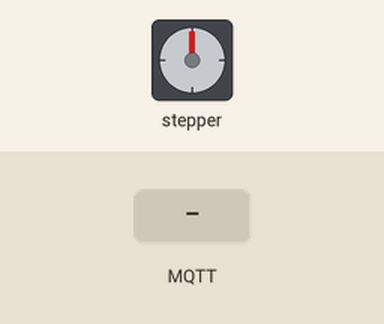
Bench run of a sketch on a simulated ESP8266 (NodeMCU). On the bench: stepper motor. Wiring (inferred from the names in the program): stepper motor driver (200 steps per turn assumed): step GPIO 2; direction GPIO 4; enable GPIO 5. The test bench sets the inputs (shaded band). WiFi joins after 1.5 s; servers stay silent unless stated; no MQTT or app messages arrive unless stated; what the sketch prints to the serial monitor is not drawn.

Above: at 2.7 s.
2.8 s: MQTT message "ON" arrives on the first subscribed topic
At 4.3 s:
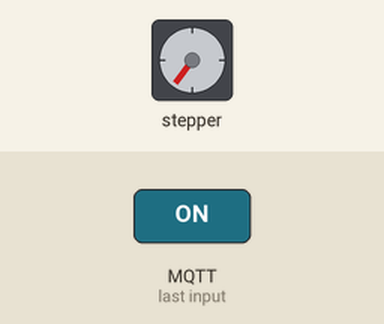
4.6 s: MQTT message "OFF" arrives on the first subscribed topic
At 5.8 s:
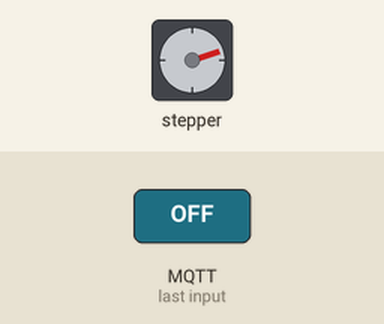
6.5 s: MQTT message "ON" arrives on the first subscribed topic
At 7.3 s:
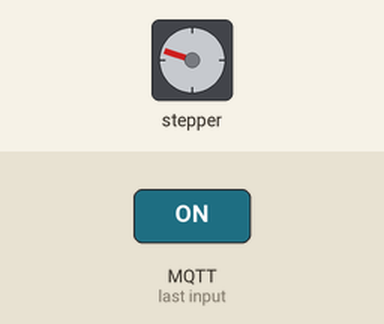
8.3 s: MQTT message "OFF" arrives on the first subscribed topic
At 9.8 s:
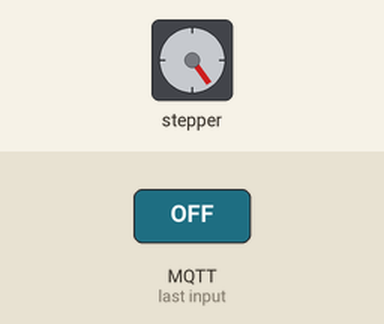
Timing chart, 0 to 11.2 s (numbered marks = the images above; inputs shaded):
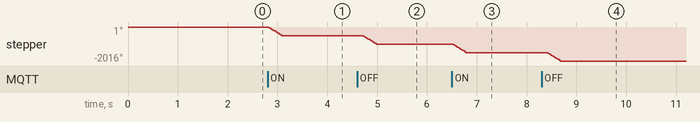

Measured:
- after the input at 2.8 s, stepper: turns 504° counter-clockwise in 0.28 s, starting at once
- after the input at 4.6 s, stepper: turns 504° counter-clockwise in 0.28 s, starting after 0.10 s
- after the input at 6.5 s, stepper: turns 504° counter-clockwise in 0.28 s, starting at once
- after the input at 8.3 s, stepper: turns 504° counter-clockwise in 0.28 s, starting after 0.10 s

The sketch:

StepMotor_Sky.ino
```cpp
#include <ESP8266WiFi.h>
#include <PubSubClient.h>

// 핀 설정 (DRV8825용)
const int dirPin = 4;   // DIR 핀 (GPIO 4)
const int stepPin = 2;  // 스텝 핀 (GPIO 2)
const int enablePin = 5; // ENABLE 핀 (GPIO5, D1)

// 한 바퀴당 스텝 수 (NEMA17 모터의 경우 200 스텝)
const float STEPS_PER_REV = 200;
const float NUM_OF_REVS = 1.4;  // 1.4바퀴
// 한 바퀴당 필요한 스텝 수
const float totalSteps = STEPS_PER_REV * NUM_OF_REVS;

// 모터 속도를 설정 (딜레이 값, 마이크로초)
const int stepDelay = 1000;  // 모터 속도 설정 (딜레이를 늘림)

// Wi-Fi credentials
const char* ssid = "pi";
const char* password = "xodn010219";

// MQTT Broker settings
const char* mqtt_server = "192.168.137.106";
const char* mqtt_topic = "nodemcu/sky";
const char* client_id = "sky_1";

// Wi-Fi and MQTT clients
WiFiClient espClient;
PubSubClient client(espClient);

// 상태 변수
bool motorActivated = false;
int stepsLeft = totalSteps;  // 남은 스텝 수
unsigned long previousStepTime = 0;  // 이전 스텝을 실행한 시간 기록
bool mqttConnected = false;  // MQTT 연결 상태 추적
bool wifiConnected = false;  // Wi-Fi 연결 상태 추적
bool lastCommandWasOff = false;  // 마지막 명령이 OFF였는지 추적 (시작 시 OFF로 설정)

// Function prototypes
void rotateMotorAsync(int stepsToMove, int speed);
void connectToMQTT();
void callback(char* topic, byte* payload, unsigned int length);

void setup() {
  // GPIO 핀 설정
  pinMode(stepPin, OUTPUT);
  pinMode(dirPin, OUTPUT);
  pinMode(enablePin, OUTPUT);  // ENABLE 핀 설정
  digitalWrite(enablePin, HIGH); // 기본적으로 모터 비활성화 (HIGH 상태)

  // 시리얼 통신 시작
  Serial.begin(9600);

  // Wi-Fi 연결
  WiFi.begin(ssid, password);
  while (WiFi.status() != WL_CONNECTED) {
    delay(500);
    Serial.print(".");
  }
  Serial.println("Wi-Fi 연결됨!");
  WiFi.setSleepMode(WIFI_NONE_SLEEP);

  // MQTT 설정
  client.setServer(mqtt_server, 1883);
  client.setCallback(callback);

  // MQTT 연결 시도
  connectToMQTT();
}

void callback(char* topic, byte* payload, unsigned int length) {
  String message;
  for (int i = 0; i < length; i++) {
    message += (char)payload[i];
  }

  Serial.println("메시지 도착: " + message);

  // ON 메시지를 받으면 모터를 시계 방향으로 회전
  if (message == "ON" && !motorActivated) {
    motorActivated = true;
    stepsLeft = totalSteps;  // 스텝 수 초기화
    digitalWrite(enablePin, LOW);  // 모터 활성화 (전류 공급)
    rotateMotorAsync(totalSteps, true);  // 시계 방향 회전 (direction = true)
    lastCommandWasOff = false;  // 마지막 명령은 ON 상태
    Serial.println("모터 활성화 및 시계 방향 회전 중");
  }

  // OFF 메시지를 받으면 모터 전류를 끊고 잠시 후에 반시계 방향으로 회전
  else if (message == "OFF" && motorActivated) {
    motorActivated = false;

    // 1. 먼저 전류를 잠시 끊어 모터를 해제
    digitalWrite(enablePin, HIGH);  // 모터 비활성화 (전류 차단)
    delay(100);  // 잠시 대기 (필요에 따라 조정 가능)

    // 2. 다시 전류를 공급한 후 반시계 방향으로 회전
    stepsLeft = totalSteps;  // 스텝 수 초기화
    digitalWrite(enablePin, LOW);  // 모터 활성화 (전류 재공급)
    rotateMotorAsync(totalSteps, false);  // 반시계 방향 회전 (direction = false)
    lastCommandWasOff = true;  // 마지막 명령은 OFF 상태
    Serial.println("모터 비활성화 예정, 반시계 방향 회전 중");
  }
}


void rotateMotorAsync(int stepsToMove, bool direction) {
  // 방향 설정: true면 시계 방향, false면 반시계 방향
  digitalWrite(dirPin, direction ? LOW : HIGH);  // LOW = 시계방향, HIGH = 반시계방향
  stepsLeft = stepsToMove;  // 남은 스텝 수는 받은 값 그대로 설정
  previousStepTime = millis();  // 현재 시간을 저장
}


void handleMotor() {
  if (stepsLeft > 0) {
    unsigned long currentTime = millis();
    if (currentTime - previousStepTime >= (stepDelay / 1000)) {  // 논블로킹 딜레이 처리
      previousStepTime = currentTime;

      // STEP 핀에 펄스 발생
      digitalWrite(stepPin, HIGH);
      delayMicroseconds(10);  // 짧은 펄스 유지 시간
      digitalWrite(stepPin, LOW);

      stepsLeft--;  // 남은 스텝 수 감소

      // 모터가 OFF 명령을 완료하면 ENABLE 핀을 HIGH로 설정하여 비활성화
      if (stepsLeft == 0 && !motorActivated) {
        digitalWrite(enablePin, HIGH);  // 모터 비활성화 (전류 차단)
        Serial.println("모터 비활성화됨, ENABLE 핀 HIGH");
      }
    }
  }
}

void connectToMQTT() {
  if (!mqttConnected) {
    while (!client.connected()) {
      Serial.print("MQTT 연결 중...");
      if (client.connect(client_id)) {
        Serial.println("MQTT 연결됨!");
        client.subscribe(mqtt_topic);
        mqttConnected = true;
      } else {
        Serial.print("연결 실패, rc=");
        Serial.print(client.state());
        delay(5000);  // 연결 재시도
      }
    }
  }
}

void checkWiFiAndReconnect() {
  if (WiFi.status() != WL_CONNECTED && wifiConnected) {
    Serial.println("Wi-Fi 연결 끊김, 재연결 중...");
    WiFi.disconnect();
    WiFi.begin(ssid, password);
    while (WiFi.status() != WL_CONNECTED) {
      delay(500);
    }
    Serial.println("Wi-Fi 재연결 성공");
  }
}

void loop() {
  checkWiFiAndReconnect();

  if (!client.connected()) {
    mqttConnected = false;  // MQTT 연결이 끊겼다고 설정
    connectToMQTT();
  }

  client.loop();  // MQTT 통신 처리
  handleMotor();  // 논블로킹 모터 처리
}
```
